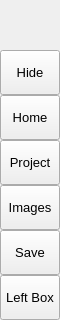
        <widget class="QFrame" name="menuBox">
         <property name="minimumSize">
          <size>
           <width>60</width>
           <height>0</height>
          </size>
         </property>
         <property name="maximumSize">
          <size>
           <width>60</width>
           <height>16777215</height>
          </size>
         </property>
         <property name="frameShape">
          <enum>QFrame::NoFrame</enum>
         </property>
         <property name="frameShadow">
          <enum>QFrame::Raised</enum>
         </property>
         <layout class="QVBoxLayout" name="verticalLayout_3">
          <property name="spacing">
           <number>0</number>
          </property>
          <property name="leftMargin">
           <number>0</number>
          </property>
          <property name="topMargin">
           <number>0</number>
          </property>
          <property name="rightMargin">
           <number>0</number>
          </property>
          <property name="bottomMargin">
           <number>0</number>
          </property>
          <item>
           <widget class="QFrame" name="topLogoInfo">
            <property name="minimumSize">
             <size>
              <width>0</width>
              <height>50</height>
             </size>
            </property>
            <property name="maximumSize">
             <size>
              <width>16777215</width>
              <height>50</height>
             </size>
            </property>
            <property name="frameShape">
             <enum>QFrame::NoFrame</enum>
            </property>
            <property name="frameShadow">
             <enum>QFrame::Raised</enum>
            </property>
            <widget class="QLabel" name="titleLeftApp">
             <property name="geometry">
              <rect>
               <x>70</x>
               <y>8</y>
               <width>160</width>
               <height>20</height>
              </rect>
             </property>
             <property name="font">
              <font>
               <family>Segoe UI Semibold</family>
               <pointsize>12</pointsize>
               <weight>7</weight>
               <italic>false</italic>
               <bold>false</bold>
              </font>
             </property>
             <property name="text">
              <string>CHALK</string>
             </property>
             <property name="alignment">
              <set>Qt::AlignLeading|Qt::AlignLeft|Qt::AlignTop</set>
             </property>
            </widget>
            <widget class="QLabel" name="titleLeftDescription">
             <property name="geometry">
              <rect>
               <x>70</x>
               <y>27</y>
               <width>160</width>
               <height>16</height>
              </rect>
             </property>
             <property name="maximumSize">
              <size>
               <width>16777215</width>
               <height>16</height>
              </size>
             </property>
             <property name="font">
              <font>
               <family>Segoe UI</family>
               <pointsize>8</pointsize>
               <weight>50</weight>
               <italic>false</italic>
               <bold>false</bold>
              </font>
             </property>
             <property name="text">
              <string>Accelerate Your Labeling!</string>
             </property>
             <property name="alignment">
              <set>Qt::AlignLeading|Qt::AlignLeft|Qt::AlignTop</set>
             </property>
            </widget>
            <widget class="QFrame" name="frame">
             <property name="geometry">
              <rect>
               <x>-4</x>
               <y>-6</y>
               <width>71</width>
               <height>61</height>
              </rect>
             </property>
             <property name="autoFillBackground">
              <bool>false</bool>
             </property>
             <property name="styleSheet">
              <string notr="true">background-image: url(:/icons/images/icons/LAS_SSLAB.png);
background-position: center;
background-repeat: no-repeat;</string>
             </property>
             <property name="frameShape">
              <enum>QFrame::NoFrame</enum>
             </property>
             <property name="frameShadow">
              <enum>QFrame::Raised</enum>
             </property>
            </widget>
            <zorder>frame</zorder>
            <zorder>titleLeftApp</zorder>
            <zorder>titleLeftDescription</zorder>
           </widget>
          </item>
          <item>
           <widget class="QFrame" name="leftMenuFrame">
            <property name="frameShape">
             <enum>QFrame::NoFrame</enum>
            </property>
            <property name="frameShadow">
             <enum>QFrame::Raised</enum>
            </property>
            <layout class="QVBoxLayout" name="verticalMenuLayout">
             <property name="spacing">
              <number>0</number>
             </property>
             <property name="leftMargin">
              <number>0</number>
             </property>
             <property name="topMargin">
              <number>0</number>
             </property>
             <property name="rightMargin">
              <number>0</number>
             </property>
             <property name="bottomMargin">
              <number>0</number>
             </property>
             <item>
              <widget class="QFrame" name="toggleBox">
               <property name="maximumSize">
                <size>
                 <width>16777215</width>
                 <height>45</height>
                </size>
               </property>
               <property name="frameShape">
                <enum>QFrame::NoFrame</enum>
               </property>
               <property name="frameShadow">
                <enum>QFrame::Raised</enum>
               </property>
               <layout class="QVBoxLayout" name="verticalLayout_4">
                <property name="spacing">
                 <number>0</number>
                </property>
                <property name="leftMargin">
                 <number>0</number>
                </property>
                <property name="topMargin">
                 <number>0</number>
                </property>
                <property name="rightMargin">
                 <number>0</number>
                </property>
                <property name="bottomMargin">
                 <number>0</number>
                </property>
                <item>
                 <widget class="QPushButton" name="toggleButton">
                  <property name="sizePolicy">
                   <sizepolicy hsizetype="Expanding" vsizetype="Fixed">
                    <horstretch>0</horstretch>
                    <verstretch>0</verstretch>
                   </sizepolicy>
                  </property>
                  <property name="minimumSize">
                   <size>
                    <width>0</width>
                    <height>45</height>
                   </size>
                  </property>
                  <property name="font">
                   <font>
                    <family>Segoe UI</family>
                    <pointsize>10</pointsize>
                    <weight>50</weight>
                    <italic>false</italic>
                    <bold>false</bold>
                   </font>
                  </property>
                  <property name="cursor">
                   <cursorShape>PointingHandCursor</cursorShape>
                  </property>
                  <property name="layoutDirection">
                   <enum>Qt::LeftToRight</enum>
                  </property>
                  <property name="styleSheet">
                   <string notr="true">background-image: url(:/icons/images/icons/icon_menu.png);</string>
                  </property>
                  <property name="text">
                   <string>Hide</string>
                  </property>
                 </widget>
                </item>
               </layout>
              </widget>
             </item>
             <item alignment="Qt::AlignTop">
              <widget class="QFrame" name="topMenu">
               <property name="frameShape">
                <enum>QFrame::NoFrame</enum>
               </property>
               <property name="frameShadow">
                <enum>QFrame::Raised</enum>
               </property>
               <layout class="QVBoxLayout" name="verticalLayout_8">
                <property name="spacing">
                 <number>0</number>
                </property>
                <property name="leftMargin">
                 <number>0</number>
                </property>
                <property name="topMargin">
                 <number>0</number>
                </property>
                <property name="rightMargin">
                 <number>0</number>
                </property>
                <property name="bottomMargin">
                 <number>0</number>
                </property>
                <item>
                 <widget class="QPushButton" name="btn_home">
                  <property name="sizePolicy">
                   <sizepolicy hsizetype="Expanding" vsizetype="Fixed">
                    <horstretch>0</horstretch>
                    <verstretch>0</verstretch>
                   </sizepolicy>
                  </property>
                  <property name="minimumSize">
                   <size>
                    <width>0</width>
                    <height>45</height>
                   </size>
                  </property>
                  <property name="font">
                   <font>
                    <family>Segoe UI</family>
                    <pointsize>10</pointsize>
                    <weight>50</weight>
                    <italic>false</italic>
                    <bold>false</bold>
                   </font>
                  </property>
                  <property name="cursor">
                   <cursorShape>PointingHandCursor</cursorShape>
                  </property>
                  <property name="layoutDirection">
                   <enum>Qt::LeftToRight</enum>
                  </property>
                  <property name="styleSheet">
                   <string notr="true">background-image: url(:/icons/images/icons/cil-home.png);</string>
                  </property>
                  <property name="text">
                   <string>Home</string>
                  </property>
                 </widget>
                </item>
                <item>
                 <widget class="QPushButton" name="projectButton">
                  <property name="sizePolicy">
                   <sizepolicy hsizetype="Expanding" vsizetype="Fixed">
                    <horstretch>0</horstretch>
                    <verstretch>0</verstretch>
                   </sizepolicy>
                  </property>
                  <property name="minimumSize">
                   <size>
                    <width>0</width>
                    <height>45</height>
                   </size>
                  </property>
                  <property name="font">
                   <font>
                    <family>Segoe UI</family>
                    <pointsize>10</pointsize>
                    <weight>50</weight>
                    <italic>false</italic>
                    <bold>false</bold>
                   </font>
                  </property>
                  <property name="cursor">
                   <cursorShape>PointingHandCursor</cursorShape>
                  </property>
                  <property name="layoutDirection">
                   <enum>Qt::LeftToRight</enum>
                  </property>
                  <property name="styleSheet">
                   <string notr="true">background-image: url(:/icons/images/icons/icon-project.png);</string>
                  </property>
                  <property name="text">
                   <string>Project</string>
                  </property>
                 </widget>
                </item>
                <item>
                 <widget class="QPushButton" name="imageButton">
                  <property name="sizePolicy">
                   <sizepolicy hsizetype="Expanding" vsizetype="Fixed">
                    <horstretch>0</horstretch>
                    <verstretch>0</verstretch>
                   </sizepolicy>
                  </property>
                  <property name="minimumSize">
                   <size>
                    <width>0</width>
                    <height>45</height>
                   </size>
                  </property>
                  <property name="font">
                   <font>
                    <family>Segoe UI</family>
                    <pointsize>10</pointsize>
                    <weight>50</weight>
                    <italic>false</italic>
                    <bold>false</bold>
                   </font>
                  </property>
                  <property name="cursor">
                   <cursorShape>PointingHandCursor</cursorShape>
                  </property>
                  <property name="layoutDirection">
                   <enum>Qt::LeftToRight</enum>
                  </property>
                  <property name="styleSheet">
                   <string notr="true">background-image: url(:/icons/images/icons/icon-images.png);</string>
                  </property>
                  <property name="text">
                   <string>Images</string>
                  </property>
                 </widget>
                </item>
                <item>
                 <widget class="QPushButton" name="btn_save">
                  <property name="sizePolicy">
                   <sizepolicy hsizetype="Expanding" vsizetype="Fixed">
                    <horstretch>0</horstretch>
                    <verstretch>0</verstretch>
                   </sizepolicy>
                  </property>
                  <property name="minimumSize">
                   <size>
                    <width>0</width>
                    <height>45</height>
                   </size>
                  </property>
                  <property name="font">
                   <font>
                    <family>Segoe UI</family>
                    <pointsize>10</pointsize>
                    <weight>50</weight>
                    <italic>false</italic>
                    <bold>false</bold>
                   </font>
                  </property>
                  <property name="cursor">
                   <cursorShape>PointingHandCursor</cursorShape>
                  </property>
                  <property name="layoutDirection">
                   <enum>Qt::LeftToRight</enum>
                  </property>
                  <property name="styleSheet">
                   <string notr="true">background-image: url(:/icons/images/icons/cil-save.png)</string>
                  </property>
                  <property name="text">
                   <string>Save</string>
                  </property>
                 </widget>
                </item>
               </layout>
              </widget>
             </item>
             <item alignment="Qt::AlignBottom">
              <widget class="QFrame" name="bottomMenu">
               <property name="frameShape">
                <enum>QFrame::NoFrame</enum>
               </property>
               <property name="frameShadow">
                <enum>QFrame::Raised</enum>
               </property>
               <layout class="QVBoxLayout" name="verticalLayout_9">
                <property name="spacing">
                 <number>0</number>
                </property>
                <property name="leftMargin">
                 <number>0</number>
                </property>
                <property name="topMargin">
                 <number>0</number>
                </property>
                <property name="rightMargin">
                 <number>0</number>
                </property>
                <property name="bottomMargin">
                 <number>0</number>
                </property>
                <item>
                 <widget class="QPushButton" name="toggleLeftBox">
                  <property name="sizePolicy">
                   <sizepolicy hsizetype="Expanding" vsizetype="Fixed">
                    <horstretch>0</horstretch>
                    <verstretch>0</verstretch>
                   </sizepolicy>
                  </property>
                  <property name="minimumSize">
                   <size>
                    <width>0</width>
                    <height>45</height>
                   </size>
                  </property>
                  <property name="font">
                   <font>
                    <family>Segoe UI</family>
                    <pointsize>10</pointsize>
                    <weight>50</weight>
                    <italic>false</italic>
                    <bold>false</bold>
                   </font>
                  </property>
                  <property name="cursor">
                   <cursorShape>PointingHandCursor</cursorShape>
                  </property>
                  <property name="layoutDirection">
                   <enum>Qt::LeftToRight</enum>
                  </property>
                  <property name="styleSheet">
                   <string notr="true">background-image: url(:/icons/images/icons/icon_settings.png);</string>
                  </property>
                  <property name="text">
                   <string>Left Box</string>
                  </property>
                 </widget>
                </item>
               </layout>
              </widget>
             </item>
            </layout>
           </widget>
          </item>
         </layout>
         <zorder>leftMenuFrame</zorder>
         <zorder>topLogoInfo</zorder>
        </widget>
